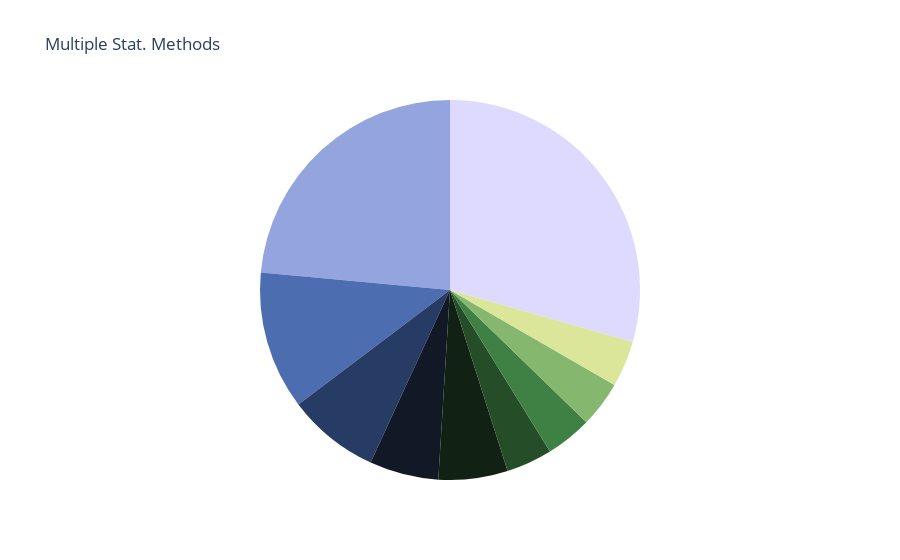

The cell this chart's notebook holds for it:
### Markdown cell above
**Prepare Data and Nodes for StatAnalysis Sankey Diagram**

### Code cell
# save number of entries in df_siganalysis
numentries_sa = len(df_statanalysis)
# save copy of df_siganalysis
df_statanalysis_nx = df_statanalysis.copy()

column = 'Stat Analysis: Method'
## clean up data to remove entries that do not belong in the sankey column 1
# in "Stat Analysis: Method" delete "Two-tailed t-Test", "One-tailed t-test", and "Multiple Comparisons Correction"
df_statanalysis[column] = df_statanalysis[column].replace('Two-tailed t-test', '', regex=True)
df_statanalysis[column] = df_statanalysis[column].replace('One-tailed t-test', '', regex=True)
df_statanalysis[column] = df_statanalysis[column].replace('Multiple Comparisons Correction', '', regex=True)
# if this clean up resulted in an empty entry, insert "t-Test*"
df_statanalysis[column] = df_statanalysis[column].replace('', 't-Test nn', regex=True)
# remove ',' from beginning and end of entries
df_statanalysis[column] = df_statanalysis[column].str.strip(',')
# if double ',,' are found, replace with single ','
df_statanalysis[column] = df_statanalysis[column].replace(',,', ',', regex=True)
# removes all spaces from the beginning and end of each entry
df_statanalysis[column]= df_statanalysis[column].str.strip()

## ---- dealing with multiple choice entries ---- ##

# insert a new column in df_signalanalysis behind 'Stat Analysis: Method', which is called 'Stat Analysis: Method: Simplified'
# For each row, copy the element of 'Stat Analysis: Method: Method' if it does not contain comma separated values. 
# If it does, insert the string "Multiple Methods" in the new column.
df_statanalysis.insert(df_statanalysis.columns.get_loc('Stat Analysis: Method')+1, 'Stat Analysis: Method: Simplified', df_statanalysis['Stat Analysis: Method'])
df_statanalysis['Stat Analysis: Method: Simplified'] = df_statanalysis['Stat Analysis: Method: Simplified'].apply(lambda x: x if ',' not in x else 'Multiple Methods')
# copy only column 'Stat Analysis: Method from df_signalanalysis into a new pandas dataframe. remove all entries without comma (single entries). then split and explode it
df_statanalysis_statmeth = df_statanalysis['Stat Analysis: Method']
df_statanalysis_statmeth = df_statanalysis_statmeth[df_statanalysis_statmeth.str.contains(',')]
df_statanalysis_statmeth = df_statanalysis_statmeth.apply(lambda x: x.split(','))
df_statanalysis_statmeth = df_statanalysis_statmeth.explode('Stat Analysis: Method')
# removes all spaces from the beginning and end of each entry
df_statanalysis_statmeth= df_statanalysis_statmeth.str.strip()
# Calculate relative frequencies
df_statanalysis_statmeth_cts = pd.Series(df_statanalysis_statmeth).value_counts(normalize=False)/numentries_sa*100
## plot pie chart
# Create custom text for each slice
df_statanalysis_statmeth_cts_tb = [f'{label}<br>{value:.2f}%' for label, value in zip(df_statanalysis_statmeth_cts.index, df_statanalysis_statmeth_cts)]
# plotting with or without labels
lb_tmp = df_statanalysis_statmeth_cts.index
txt_tmp = df_statanalysis_statmeth_cts_tb
if not plot_labels:
    lb_tmp = [''] * len(df_statanalysis_statmeth_cts.index)
    txt_tmp = [''] * len(df_statanalysis_statmeth_cts_tb)
# extract and assign colors from colormap
num_categories=len(df_statanalysis_statmeth_cts)
# Sample colors from the colormap
#colors = cmap(np.linspace(0, 1, num_categories))
colors = cmap.discrete(num_categories)
# Convert colors to hex format
plotly_colors = ['#' + ''.join([f'{int(c * 255):02x}' for c in colors(i)[:3]]) for i in range(num_categories)]
# Create the pie chart
fig = go.Figure(data=go.Pie(
    labels=lb_tmp,
    values=df_statanalysis_statmeth_cts.values,
    text = txt_tmp,
    textposition='auto',
    textinfo = 'text',
    textfont=dict(size=16),
    marker=dict(colors=plotly_colors)
))
# Set the layout
fig.update_layout(
    title='Multiple Stat. Methods',
    showlegend=False
)
# Show the chart
fig.show()
# Save the chart
plot(fig, filename='figs/pie_MultStatMethods'+'_label_'+str(plot_labels)+'.html')


# insert a new column in df_signalanalysis behind 'Stat Analysis: On Signal Type', which is called 'Stat Analysis: On Signal Type: Simplified'
# For each row, copy the element of 'SStat Analysis: On Signal Type: Simplified' if it does not contain comma separated values. 
# If it does, insert the string "Multiple Methods" in the new column.
df_statanalysis.insert(df_statanalysis.columns.get_loc('Stat Analysis: On Signal Type')+1, 'Stat Analysis: On Signal Type: Simplified', df_statanalysis['Stat Analysis: On Signal Type'])
df_statanalysis['Stat Analysis: On Signal Type: Simplified'] = df_statanalysis['Stat Analysis: On Signal Type: Simplified'].apply(lambda x: x if ',' not in x else 'Multiple Types')

# insert a new column in df_signalanalysis behind 'Stat Analysis: Signal Space', which is called 'Stat Analysis: Signal Space: Simplified' and rename categories
df_statanalysis.insert(df_statanalysis.columns.get_loc('Stat Analysis: Signal Space')+1, 'Stat Analysis: Signal Space: Simplified', df_statanalysis['Stat Analysis: Signal Space'])
# if "Channel,ROI" is found, replace with "CH & RegOfInt"
df_statanalysis['Stat Analysis: Signal Space: Simplified'] = df_statanalysis['Stat Analysis: Signal Space: Simplified'].replace('Channel,ROI', 'CH & RegOfInt', regex=True)
# if "Image,ROI" is found, replace with "Img & RegOfInt"
df_statanalysis['Stat Analysis: Signal Space: Simplified'] = df_statanalysis['Stat Analysis: Signal Space: Simplified'].replace('Image,ROI', 'Img & RegOfInt', regex=True)



## ---- creating nodes for sankey ---- ##

# create distinct entries (rows) for each item in a list of items separated by commas (e.g. for different Toolboxes)
column_list = ['Stat Analysis: Method: Simplified', 'Stat Analysis: On Signal Type: Simplified', \
           'Stat Analysis: Signal Space: Simplified', 'Stat Analysis: Metric', \
           'Test for Normality', 'Stat Analysis: Threshold (p< X)', \
           'Multiple Comparisons Correction']

# Create a list of all nodes (i.e., unique values in the listed columns in column_list)
nodes = pd.concat([df_statanalysis[col] for col in column_list]).unique()

# Create a dictionary that maps each node to a unique index
node_indices = {node: i for i, node in enumerate(nodes)}

# Create lists to store the source, target, and value for each link
source, target, value = [], [], []

for i, row in df_statanalysis.iterrows():
    for j in range(len(column_list) - 1):
        current_col = column_list[j]
        next_col = column_list[j + 1]
        # Check if current_col or next_col is an empty string
        if row[current_col] == '' or row[next_col] == '':
            break

        source.append(node_indices[row[current_col]])
        target.append(node_indices[row[next_col]])
        value.append(1)


# Generate distinct colors from the seaborn spectral color palette
num_colors = len(nodes)
palette = cmap(np.linspace(0, 1, num_colors))
# Define colors for each node
node_colors_hex = [mc.to_hex(color) for color in palette]


# Function to convert hex color to RGBA with specified transparency
def hex_to_rgba(hex_color, alpha=0.5):
    # Convert hex to an RGB tuple
    rgb_tuple = mc.to_rgb(hex_color)
    # Convert the RGB tuple to an RGBA string with the specified alpha value
    return "rgba({r},{g},{b}, {alpha})".format(r=int(rgb_tuple[0]*255), g=int(rgb_tuple[1]*255), b=int(rgb_tuple[2]*255), alpha=alpha)

# initialize link_colors with length of source with empty strings
link_colors = [''] * len(source)
node_colors = [''] * len(nodes)

# Generate link and node colors 
for i in range(len(nodes)):
    # node colors in rgba and not transparent
    node_colors[i] = hex_to_rgba(node_colors_hex[i], alpha=1)
for s in source:
    # link colors based on the color of their source node with 0.5 transparency
    link_colors[s] = hex_to_rgba(node_colors_hex[source[s]], alpha=0.5)

### Figure 1 — Plotly figure (JSON) as saved in the notebook; plotly's stock layout.template omitted (floating-point values rounded to 4 significant figures)
{"data": [{"labels": ["", "", "", "", "", "", "", "", "", ""], "marker": {"colors": ["#ded9ff", "#93a4de", "#4c6daf", "#273c65", "#121926", "#112113", "#244d28", "#3f8144", "#85b86e", "#dbe69b"]}, "text": ["", "", "", "", "", "", "", "", "", ""], "textfont": {"size": 16}, "textinfo": "text", "textposition": "auto", "type": "pie", "values": [22.06, 17.65, 8.824, 5.882, 4.412, 4.412, 2.941, 2.941, 2.941, 2.941]}], "layout": {"showlegend": false, "title": {"text": "Multiple Stat. Methods"}}}
